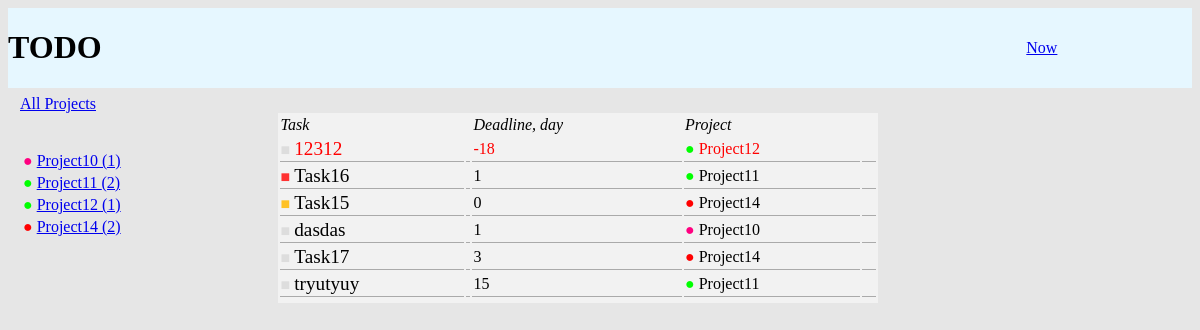
/index.php?action=dashboard&arhiv=1, run on the app's committed database.
### tables this page shows
CREATE TABLE `projects` (
  `IDProject` int(11) NOT NULL,
  `Name` varchar(100) NOT NULL,
  `Color` varchar(10) NOT NULL,
  `Archive` int(11) NOT NULL DEFAULT '0'
);

CREATE TABLE `tasks` (
  `IDTask` int(11) NOT NULL,
  `IDProject` int(11) NOT NULL,
  `DeadLine` date NOT NULL,
  `IDTasksStatus` int(11) NOT NULL,
  `IDTasksPriority` int(11) NOT NULL,
  `Name` varchar(100) NOT NULL
);

### model/dashboard.php (called while the page is built, shortened)
<?php
class DashBoard
{
	function __construct()
	{
		$this->init();
	}
	function init()
	{
		global $db;
      if (@$_REQUEST["arhiv"]=="1")
         $str_filter=" projects.Archive=1  ";
      	else
         $str_filter=" projects.Archive=0 AND (tasks.IDTasksStatus=1 or tasks.IDTasksStatus is null)";
		$sql="SELECT ".
		"	projects.IDproject,".
		"	projects.Name,".
		"	projects.color,".
		"   count(tasks.Name) as CT".
		" FROM projects LEFT JOIN tasks ON projects.IDproject = tasks.IDproject".
		" WHERE    ".$str_filter.
		" GROUP BY ".
		"	projects.IDproject,".
		"	projects.Name,".
		"	projects.color".
		" ORDER BY ".
		"	projects.Name".
		"";
        $result = $db->run($sql);
         while( $row = mysqli_fetch_assoc($result) ){
         	$this->aProjects[] = ["IDproject"=>$row['IDproject'], "Name"=>$row['Name'], "CT"=>$row['CT'], "color"=>$row['color']];
        }
       $taskFilter="";
       if ($_REQUEST['FilterProject']=="today") $taskFilter=" AND  tasks.DeadLine<(CURDATE() + 1) ";
       if (@$_REQUEST["arhiv"]=="1") $taskFilter=" ";
       $tmp_id=(int )$_REQUEST['FilterProject'];
      if (@$_REQUEST["arhiv"]=="1")
         $str_filter=" projects.Archive=1  ".$taskFilter;
      	else
         $str_filter=" projects.Archive=0 AND tasks.IDTasksStatus=1 ".$taskFilter;
       $sql=''.
        'SELECT '.
        '    tasks.IDTask,'.
        '    tasks.Name as	tasksName,'.
        '    tasks.DeadLine,'.
        '    projects.IDproject,'.
        '	 projects.Name as projectsName,'.
        '    projects.Color as projectColor,'.
        '    taskspriority.IDTasksPriority ,'.
        '    taskspriority.Name as priorityname,'.
        '    taskspriority.color as prioritycolor,'.
        '    tasksstatus.IDTasksStatus,'.
        '    tasksstatus.Name as tasksstatusname '.
        ' FROM tasks INNER JOIN projects ON projects.IDproject = tasks.IDproject'.
        '            INNER JOIN taskspriority ON taskspriority.IDTasksPriority = tasks.IDTasksPriority'.
        '            INNER JOIN tasksstatus ON tasksstatus.IDTasksStatus = tasks.IDTasksStatus '.
        ' WHERE    '.$str_filter.
        ' Order by '.
        ' (    CASE'.
        '     WHEN tasks.DeadLine < CURDATE() THEN 1'.
        '     ELSE 0'.
        '     END '.
        ' ) DESC,'.
        ' taskspriority.IDTasksPriority DESC,'.
        ' tasks.DeadLine '.
        '';
        $result = $db->run($sql);
         while( $row = mysqli_fetch_assoc($result) ){
         	$this->aTasks[] = [
         	                   "IDTask"         =>$row['IDTask'],
         	                   "IDproject"      =>$row['IDproject'],
         	                   "tasksName"      =>$row['tasksName'],
         	                   "DeadLine"       =>$row['DeadLine'],
         	                   "projectsName"   =>$row['projectsName'],
         	                   "projectColor"   =>$row['projectColor'],
         	                   "IDTasksPriority"=>$row['IDTasksPriority'],
         	                   "priorityname"   =>$row['priorityname'],
         	                   "prioritycolor"  =>$row['prioritycolor'],
         	                   "IDTasksStatus"  =>$row['IDTasksStatus'],
         	                   "tasksstatusname"=>$row['tasksstatusname']
         	                  ];
        }
	}
}
?>

### lib/db.php (called while the page is built, shortened)
<?php
class DB
{
    public static  $link;
    public function __construct()
    {
	self::$link = mysqli_connect(DB_HOST, DB_USER, DB_PASS, DB_NAME);
    }
   public  function run($sql)
   {
    if (!($result = mysqli_query(self::$link, $sql)))
  		{
          die("<font color=red>Error description: " . mysqli_error(self::$link)."</font> <br>".$sql);
        }
    return $result;
   }
}
?>

### views/dashboard.php (the view, shortened to what this page needs)
<?php
$Dashb = new DashBoard();
 ?>
<table width=100% height=100% align="center" border=0 >
<tr><td><?php echo $Dashb->msg; ?> </td><td> </td> </tr>
<tr>
    <td align="left" width=20% valign=top style="padding-left: 10px;">
       <a href="index.php?action=dashboard&FilterProject=all<?php echo '&arhiv='.@$_REQUEST["arhiv"] ?>"  >All Projects</a><br>
    <br>
    <br>
       <table border=0 ID="tProject" >
     <?php
      foreach ($Dashb->aProjects as $row) {
          if (@$_REQUEST["projectevent"]=="edit"  && $_REQUEST["idproject"]==$row["IDproject"] )
          {
            echo '<form action="index.php?action=dashboard&FilterProject='.$_REQUEST['FilterProject'].'" method="POST">';
            echo '<tr><td colspan=2>';
            echo '<input type="text" required size="5" name="ProjectName"   value="'.$row["Name"].'" >';
            echo '<input type="color"  name="ProjectColor" value="'.$row["color"].'">';
            echo '<input type="Submit" Name="Submit" value="Save">';
            echo '<input type="hidden" Name="idproject" value="'.$row["IDproject"].'">';
            echo '<input type="hidden" Name="projectevent" value="save">';
            echo '</tr>';
            echo '</form>';
          }
          else {
          if ($row["CT"]>0) $row["CT"]=" (".$row["CT"].")";
          echo'<tr><td><font color="'.$row["color"].'"> &#9679</font> <a href="index.php?action=dashboard&arhiv='.@$_REQUEST["arhiv"].'&FilterProject='.$row["IDproject"].'">'.$row["Name"].$row["CT"].'</a></td>'.
          '<td>';
          echo '</td>'.
               '</tr>';
          }
         }
     ?>
      </table>
     <br>
     <br>
     <br>
     </td>
    <td align="left" valign=top  width=80% style="padding-left: 30px;" > &nbsp;
    <table width=100%  ID="TListTask"   border=0 style="">
    <tr>
       <td><i>Task</td>
       <td></td>
       <td><i>Deadline, day</td>
       <td><i>Project</td>
       <td></td>
    </tr>
     <?php
      foreach ($Dashb->aTasks as $row) {
     if (@$_REQUEST["taskevent"]=="edit"  && $_REQUEST["idtask"]==$row["IDTask"] )
     {
            echo '<form action="index.php?action=dashboard&FilterProject='.$_REQUEST['FilterProject'].'" method="POST">';
            echo '<tr><td colspan=5>';
            echo '<input type="text" required size="5" name="TaskName"   value="'.$row["tasksName"].'" >';
            $Dashb->ListProject($row["IDproject"]) ;
            $Dashb->ListTasksPriority($row["IDTasksPriority"]);
            echo '<input type="date" Name="Date" value="'.$row["DeadLine"].'"> ';
            echo '<input type="Submit" Name="Submit" value="Save">';
            echo '<input type="hidden" Name="IDTask" value="'.$row["IDTask"].'">';
            echo '<input type="hidden" Name="taskevent" value="save">';
            echo '</tr>';
            echo '</form>';
     }
      else {
            $mday=(int)ceil( (strtotime($row["DeadLine"])-time())/(60*60*24));
            if ($mday<0) $line_color='style="color:red;"';
                    else $line_color='';
            echo '<tr '.$line_color.' ">'.
                    '<td id="TDtasks" ><font color="'.$row["prioritycolor"].'"><b title="'.$row["priorityname"].'">&#9632;</b></font>'.' <big>'.$row["tasksName"].'</big></td>';
               echo '<td id="TDtasks" >';
              echo '</td>';
            echo '<td id="TDtasks"  title="'.$row["DeadLine"].'" > '.$mday.'</td>'.
                    '<td id="TDtasks" ><font color="'.$row["projectColor"].'"> &#9679</font> '.$row["projectsName"].' </td>'.
                    '<td id="TDtasks" > &nbsp;';
            echo '</td>'.
                '</tr>';
           }
         }
     ?>
    <tr>
       <td colspan=5>
       </td>
    </tr>
     </td>
</tr>
</table>

### views/header.php (shortened to what this page needs)
<!DOCTYPE html>
<html lang="en">
  <head>
    <link href="css/main.css" rel="stylesheet" type="text/css" />
  </head>
  <body>
<table width=100% border=0 cellspacing="0" cellpadding="0" >
<tr ID="TopLine" >
<td><h1>TODO</h1></td>
<td align="right">
<?php
  if (($_REQUEST["action"]=="dashboard") &&  @$_REQUEST["arhiv"]=="1" )
  	echo '<a href="index.php?action=dashboard&arhiv=0">Now</a> ';
  else
  	echo '<a href="index.php?action=dashboard&arhiv=1">Arhiv</a> ';
?>
</td>
<td align="right">
	&nbsp;&nbsp;&nbsp;&nbsp;</td>
</tr>
</table>

### index.php (shortened to what this page needs)
<?php
require_once("lib/db.php");
$db = new DB;
require_once("views/header.php");
switch($_GET['action'])
{
	case "dashboard" :
		require_once("model/dashboard.php");
		require_once("views/dashboard.php");
		break;
}
require_once("views/footer.php");
?>

### views/footer.php
  </body>
</html>

### css/main.css (style rules this page uses)
body { background-color: #e6e6e6; }
#TopLine { background-color: #e6f7ff; }
#TListTask { background-color: #f2f2f2; // height: 600px; width: 600px; }
#tProject { margin:0; padding:0; }
#TDtasks { border-bottom: 1px solid #AAAAAA; }

### data on the page
projects: Name "Project11", CT "(2)"
tasks: Name "12312", DeadLine "-18", IDProject.Name "Project12"
tasks: Name "Task16", DeadLine "1", IDProject.Name "Project11"
tasks: Name "Task15", DeadLine "0", IDProject.Name "Project14"
tasks: Name "dasdas", DeadLine "1", IDProject.Name "Project10"
tasks: Name "Task17", DeadLine "3", IDProject.Name "Project14"
tasks: Name "tryutyuy", DeadLine "15", IDProject.Name "Project11"

### other printed values
$row["Name"] "Project10"
$row["CT"] "(1)"
$row["Name"] "Project12"
$row["Name"] "Project14"
$row["CT"] "(2)"
